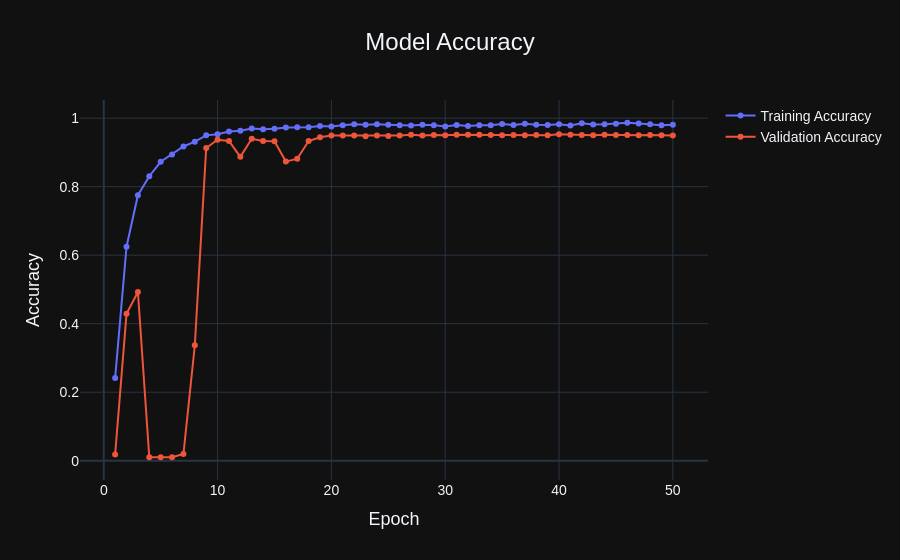
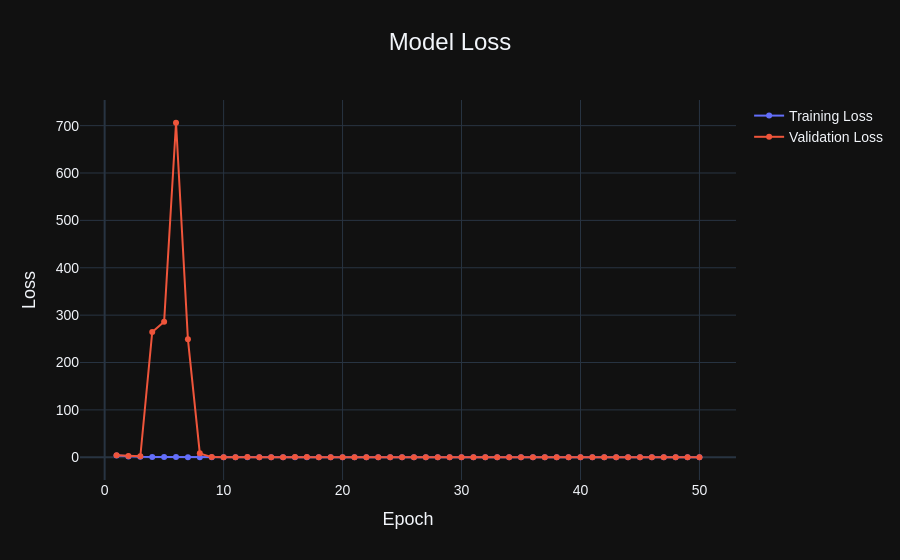

Notebook code cell kept with these figures, in order:
### Markdown cell above
<!-- Model Evaluation -->
<h2 style="color: #000; font-family: 'Georgia', serif; border: 1px solid #BDBDBD; padding: 10px; margin-top: 20px; display: flex; align-items: center; background-color: #F5F5F5; border-radius: 5px;">
    <i class="fa fa-clipboard-check" style="margin-right: 10px;"></i>
    Model Evaluation
</h2>

### Code cell
# Plot training history
fig = go.Figure()
fig.add_trace(go.Scatter(x=list(range(1, len(history.history['accuracy'])+1)), y=history.history['accuracy'], mode='lines+markers', name='Training Accuracy'))
fig.add_trace(go.Scatter(x=list(range(1, len(history.history['val_accuracy'])+1)), y=history.history['val_accuracy'], mode='lines+markers', name='Validation Accuracy'))
fig.update_layout(title='Model Accuracy', xaxis_title='Epoch', yaxis_title='Accuracy', title_font_size=24, title_x=0.5, xaxis_title_font_size=18, yaxis_title_font_size=18, font=dict(family="Arial, sans-serif", size=14), template='plotly_dark')
fig.show()

fig = go.Figure()
fig.add_trace(go.Scatter(x=list(range(1, len(history.history['loss'])+1)), y=history.history['loss'], mode='lines+markers', name='Training Loss'))
fig.add_trace(go.Scatter(x=list(range(1, len(history.history['val_loss'])+1)), y=history.history['val_loss'], mode='lines+markers', name='Validation Loss'))
fig.update_layout(title='Model Loss', xaxis_title='Epoch', yaxis_title='Loss', title_font_size=24, title_x=0.5, xaxis_title_font_size=18, yaxis_title_font_size=18, font=dict(family="Arial, sans-serif", size=14), template='plotly_dark')
fig.show()

### Figure 1 — Plotly figure (JSON) as saved in the notebook; plotly's stock layout.template omitted (floating-point values rounded to 4 significant figures)
{"data": [{"mode": "lines+markers", "name": "Training Accuracy", "type": "scatter", "x": [1, 2, 3, 4, 5, 6, 7, 8, 9, 10, 11, 12, 13, 14, 15, 16, 17, 18, 19, 20, 21, 22, 23, 24, 25, 26, 27, 28, 29, 30, 31, 32, 33, 34, 35, 36, 37, 38, 39, 40, 41, 42, 43, 44, 45, 46, 47, 48, 49, 50], "y": [0.2417, 0.6248, 0.775, 0.8306, 0.8727, 0.894, 0.9174, 0.9312, 0.9498, 0.9528, 0.9609, 0.963, 0.9694, 0.9678, 0.969, 0.9727, 0.9731, 0.9736, 0.9769, 0.9757, 0.9789, 0.9819, 0.9806, 0.9819, 0.981, 0.9796, 0.9787, 0.9808, 0.9796, 0.9759, 0.9801, 0.9771, 0.9796, 0.9792, 0.9829, 0.9799, 0.9833, 0.9808, 0.9801, 0.9824, 0.9787, 0.9852, 0.9817, 0.9822, 0.9833, 0.9866, 0.9843, 0.9819, 0.9796, 0.981]}, {"mode": "lines+markers", "name": "Validation Accuracy", "type": "scatter", "x": [1, 2, 3, 4, 5, 6, 7, 8, 9, 10, 11, 12, 13, 14, 15, 16, 17, 18, 19, 20, 21, 22, 23, 24, 25, 26, 27, 28, 29, 30, 31, 32, 33, 34, 35, 36, 37, 38, 39, 40, 41, 42, 43, 44, 45, 46, 47, 48, 49, 50], "y": [0.01852, 0.4287, 0.4926, 0.01019, 0.01019, 0.01019, 0.01944, 0.337, 0.913, 0.937, 0.9333, 0.887, 0.9398, 0.9333, 0.9324, 0.8731, 0.8815, 0.9333, 0.9444, 0.9491, 0.9491, 0.9491, 0.9472, 0.9491, 0.9481, 0.9491, 0.9519, 0.9491, 0.9509, 0.95, 0.9519, 0.9519, 0.9519, 0.9509, 0.95, 0.9509, 0.95, 0.9509, 0.95, 0.9528, 0.9519, 0.9509, 0.95, 0.9519, 0.9509, 0.9509, 0.95, 0.9509, 0.95, 0.9491]}], "layout": {"font": {"family": "Arial, sans-serif", "size": 14}, "title": {"font": {"size": 24}, "text": "Model Accuracy", "x": 0.5}, "xaxis": {"title": {"font": {"size": 18}, "text": "Epoch"}}, "yaxis": {"title": {"font": {"size": 18}, "text": "Accuracy"}}}}

### Figure 2 — Plotly figure (JSON) as saved in the notebook; plotly's stock layout.template omitted (floating-point values rounded to 4 significant figures)
{"data": [{"mode": "lines+markers", "name": "Training Loss", "type": "scatter", "x": [1, 2, 3, 4, 5, 6, 7, 8, 9, 10, 11, 12, 13, 14, 15, 16, 17, 18, 19, 20, 21, 22, 23, 24, 25, 26, 27, 28, 29, 30, 31, 32, 33, 34, 35, 36, 37, 38, 39, 40, 41, 42, 43, 44, 45, 46, 47, 48, 49, 50], "y": [3.519, 1.506, 0.8706, 0.6247, 0.4848, 0.407, 0.3129, 0.2577, 0.1904, 0.1693, 0.1451, 0.1422, 0.1245, 0.125, 0.1175, 0.1139, 0.1053, 0.101, 0.09181, 0.08952, 0.08575, 0.08059, 0.08121, 0.07726, 0.0784, 0.07929, 0.08619, 0.07642, 0.07978, 0.08688, 0.07482, 0.07933, 0.07871, 0.08588, 0.07401, 0.07775, 0.0693, 0.07353, 0.0814, 0.07773, 0.07671, 0.06438, 0.06923, 0.07135, 0.06689, 0.06382, 0.06461, 0.07326, 0.07348, 0.07444]}, {"mode": "lines+markers", "name": "Validation Loss", "type": "scatter", "x": [1, 2, 3, 4, 5, 6, 7, 8, 9, 10, 11, 12, 13, 14, 15, 16, 17, 18, 19, 20, 21, 22, 23, 24, 25, 26, 27, 28, 29, 30, 31, 32, 33, 34, 35, 36, 37, 38, 39, 40, 41, 42, 43, 44, 45, 46, 47, 48, 49, 50], "y": [4.526, 2.503, 2.088, 264.6, 286.3, 706.1, 249.0, 8.253, 0.3417, 0.2426, 0.2825, 0.4135, 0.2221, 0.2772, 0.2695, 0.4923, 0.4757, 0.2764, 0.2128, 0.2041, 0.205, 0.2066, 0.203, 0.2049, 0.2046, 0.2066, 0.2084, 0.2133, 0.1995, 0.1993, 0.1999, 0.2041, 0.2036, 0.2004, 0.2023, 0.1987, 0.2012, 0.2052, 0.2052, 0.1994, 0.2007, 0.2032, 0.2088, 0.1999, 0.1993, 0.2023, 0.203, 0.2028, 0.1987, 0.2019]}], "layout": {"font": {"family": "Arial, sans-serif", "size": 14}, "title": {"font": {"size": 24}, "text": "Model Loss", "x": 0.5}, "xaxis": {"title": {"font": {"size": 18}, "text": "Epoch"}}, "yaxis": {"title": {"font": {"size": 18}, "text": "Loss"}}}}
